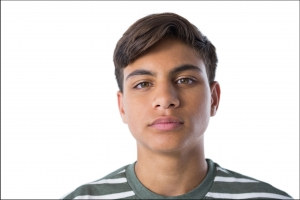
#> input picture img1.jpg, 300 x 200 px
$ python -i Project.py   (imports and definitions only)
#> lines starting #> are read from the running program, lines starting #| are printed output that depends on the picture; after the words box and inside, x2 and y2 are one past the last pixel; in counts of white or black regions, pixels touching at a corner belong together
#> further down, picture is the input picture: shape (200, 300, 3); mean B, G, R 205.8, 209.3, 217.4
import cv2 as cv
import numpy as np
from tkinter import *
from tkinter import filedialog
from PIL import Image, ImageTk


class SelectImage(Frame):
    img = None

    # [121 lines left out: functions __init__, select, change_contrast, log_transformation, negative_transformation, normalize_equation and 5 more, not called in this run]


def normalize_equation(image):
    image_bw = cv.cvtColor(image, cv.COLOR_BGR2GRAY)
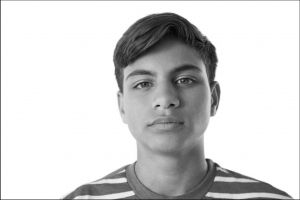
#> image_bw: shape (200, 300); min 5, max 255, mean 211.3

    clahe = cv.createCLAHE(clipLimit=5)
    final_img = clahe.apply(image_bw) + 30
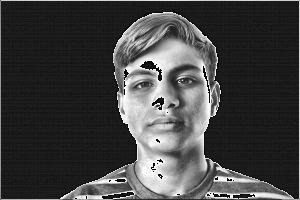
#> final_img: shape (200, 300); min 0, max 255, mean 66

    _, ordinary_img = cv.threshold(image_bw, 155, 255, cv.THRESH_BINARY)
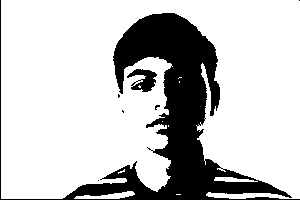
#> ordinary_img: shape (200, 300); 77.5% white; 7 black regions (5 under 20 px), largest, box (x1, y1, x2, y2) and area: (0, 0, 300, 200) 13093, (127, 69, 157, 92) 384

    return final_img


# [16 lines left out: functions power_low_transformation, reducing_gray_level, not called in this run]


# [1 line not run here, left out]
# [1 line that did not run here, left out]
# [1 line not run here, left out]

>>> import cv2
>>> picture = cv2.imread('img1.jpg')
>>> result = normalize_equation(picture)

$ run again, on img2.jpg
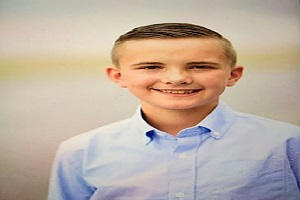
#> input picture img2.jpg, 300 x 200 px
#> picture is the input picture: shape (200, 300, 3); mean B, G, R 161.4, 174.5, 189.8
#> in normalize_equation, `final_img = clahe.apply(image_bw) + 30`:
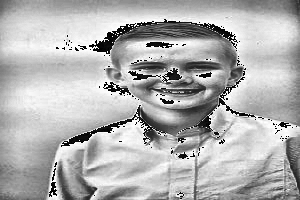
#> final_img: shape (200, 300); min 0, max 255, mean 177.6
#> in normalize_equation, `_, ordinary_img = cv.threshold(image_bw, 155, 255, cv.THRESH_BINARY)`:
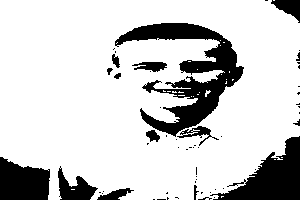
#> ordinary_img: shape (200, 300); 80.9% white; 57 black regions (42 under 20 px), largest, box (x1, y1, x2, y2) and area: (115, 23, 244, 137) 4932, (210, 136, 300, 200) 2666, (0, 157, 50, 200) 1709
